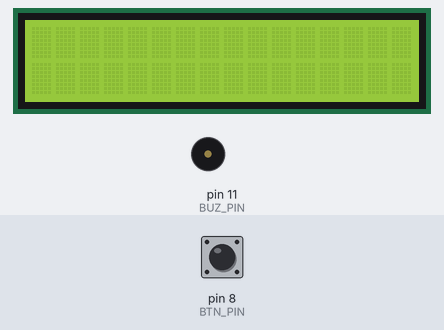
The sketch below on a simulated Arduino Uno, built with avr-gcc and run on an emulated ATmega328P. Shown: 16×2 character LCD, buzzer (waves = sounding). Inputs (shaded band) come from the test bench; at power-on: pin 8 (BTN_PIN) LOW. What the sketch prints to the serial monitor is not drawn.

Above: at 1.2 s.
1.3 s: pin 8 (BTN_PIN) pulled HIGH for 0.15 s
At 2.8 s:
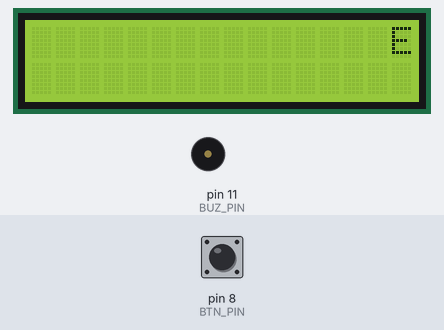
3.3 s: pin 8 (BTN_PIN) pulled HIGH for 1 s
At 5.7 s:
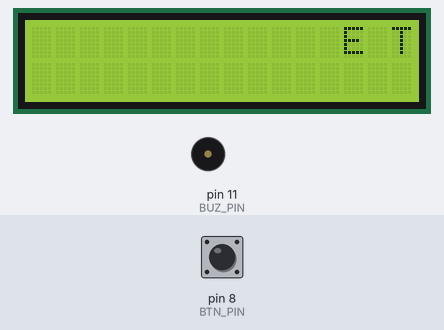
6.2 s: pin 8 (BTN_PIN) pulled HIGH for 0.15 s
At 7.8 s:
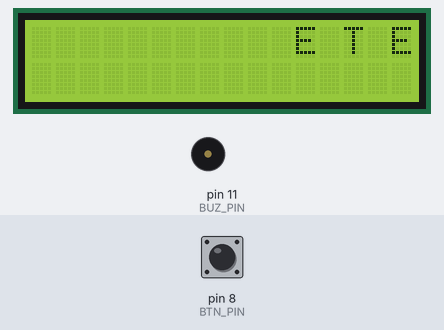
8.2 s: pin 8 (BTN_PIN) pulled HIGH for 3.2 s
At 12.3 s:
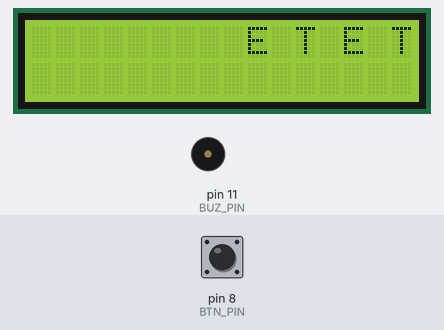
13.3 s: pin 8 (BTN_PIN) pulled HIGH for 0.15 s
At 14.4 s:
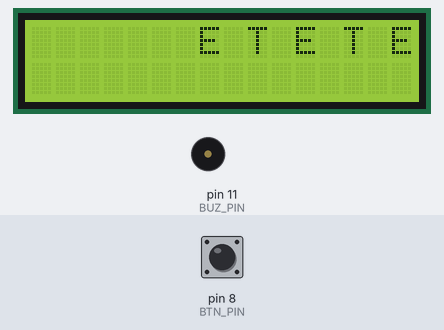
15.3 s: pin 8 (BTN_PIN) pulled HIGH for 1 s
At 17.2 s:
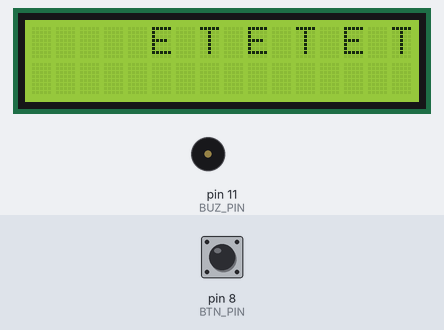
Timing chart, 0 to 18.7 s (numbered marks = the images above; inputs shaded):
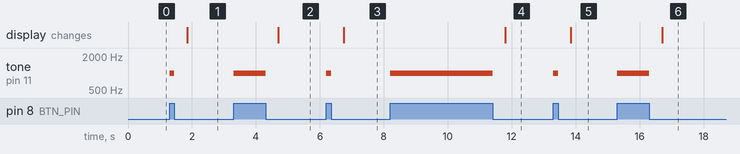

Measured:
- after the input at 1.3 s, tone on pin 11 (BUZ_PIN): silent → 1000 Hz at once, → silent 0.15 s later; the display: changes after 0.55 s (image 1)
- after the input at 3.3 s, tone on pin 11 (BUZ_PIN): silent → 1000 Hz at once, → silent 1.0 s later; the display: changes after 1.4 s (image 2)
- after the input at 6.2 s, tone on pin 11 (BUZ_PIN): silent → 1000 Hz at once, → silent 0.15 s later; the display: changes after 0.55 s (image 3)
- after the input at 8.2 s, tone on pin 11 (BUZ_PIN): silent → 1000 Hz at once, → silent 3.2 s later; the display: changes after 3.6 s (image 4)
- after the input at 13.3 s, tone on pin 11 (BUZ_PIN): silent → 1000 Hz at once, → silent 0.15 s later; the display: changes after 0.55 s (image 5)
- after the input at 15.3 s, tone on pin 11 (BUZ_PIN): silent → 1000 Hz at once, → silent 1.0 s later; the display: changes after 1.4 s (image 6)

The sketch:

MorseKeyboard.ino
```cpp
#include <LiquidCrystal_I2C.h>
#include <SoftwareSerial.h>

#define RX_PIN 5           // bt module TXD pin
#define TX_PIN 6           // bt module RXD pin
#define BTN_PIN 8          // input button pin
#define BUZ_PIN 11         // output buzzer pin
#define DOT_LENGTH 80      // dot length in milliseconds
#define DASH_LENGTH 240    // dash length in milliseconds
#define LETTER_INT 400     // letter interval in milliseconds
#define WORD_INT 600       // word interval in milliseconds
#define DICT_SIZE 94       // size of dictonary

long t3,t4;                // time variables
String code = "---------"; // string in which one alphabet is stored

// Dictonary
String dict[DICT_SIZE] = {".-", "A", "-...", "B", "-.-.", "C", "-..", "D", ".", "E", "..-.", "F", "--.", "G", "....", "H", "..", "I", ".---", "J", "-.-", "K", ".-..", "L", "--", "M",
                          "-.", "N", "---", "O", ".--.", "P", "--.-", "Q", ".-.", "R", "...", "S", "-", "T", "..-", "U", "...-", "V", ".--", "W", "-..-", "X", "-.--", "Y", "--..", "Z",
                          "-----", "0", ".----", "1", "..---", "2", "...--", "3", "....-", "4", ".....", "5", "-....", "6", "--...", "7", "---..", "8", "----.", "9",
                          ".-.-.-", ".", "--..--", ",", "---...", ":", "..--..", "?", "-.-.--", "!", "-...-", "=", "-....-", "-", "-.--.", "(", "-.--.-", ")", "-..-.", "/", ".--.-.", "@"
                         };

LiquidCrystal_I2C lcd(0x3f, 16, 2);
SoftwareSerial bluetooth(RX_PIN, TX_PIN, false);

/*
 * COMPONENT SETUP
 */
void setup() {
  Serial.begin(9600);
  bluetooth.begin(115200);
  pinMode(BUZ_PIN, OUTPUT);
  pinMode(BTN_PIN, INPUT);
  lcd.init();
  lcd.backlight();
  lcd.setCursor(16, 0);
  lcd.autoscroll();
}

/*
 * MAIN LOOP
 */
void loop() {
  while (digitalRead(BTN_PIN) == LOW) {}
  code = "";                                // reset code to blank string
  t3 = millis();
  while(reader()) {}                        // read button input
  translator();                             // function to decipher code into alphabet
  t4 = millis();
}

/*
 * READ INPUT SIGNAL
 */
boolean reader() {
  long t1 = millis();                       // time when button is pressed
  tone(BUZ_PIN, 1000);                      // turn on the buzzer
  while (digitalRead(BTN_PIN) == HIGH) {}
  long t2 = millis();                       // time when button is released
  noTone(BUZ_PIN);                          // turn off the buzzer
  long len = t2 - t1;                       // time for which button is pressed

  if (len >= DASH_LENGTH) code += '-';      // if signal length is equal or more than dash_length, it's a dash
  else if (len >= DOT_LENGTH) code += '.';  // if signal length is equal or more than dot_length, it's a dot

  while ((millis() - t2) < LETTER_INT) {    // if time between inputs is less than letter interval, it's same letter
    if (digitalRead(BTN_PIN) == HIGH) return true;
  }
  return false;                             // if time between inputs is greater than letter interval, it's different letter
}

/*
 * TRANSLATE MORSE TO ALPHABET
 */
void translator() {
  if (code.length() == 0) return;
  int i = 0;
  while (i < DICT_SIZE) {                   // compare input with dictonary
    if (dict[i].equals(code)) {
      if (t4 > 0 && t3-t4 > WORD_INT) {     // if time between input is greater than word interval, print a space
        lcd.print(" ");
        bluetooth.write(" ");
        Serial.print(" ");
      }
      int size = dict[i+1].length() + 1;
      char letter[size];
      dict[i+1].toCharArray(letter, size);  // convert string to char array
      lcd.print(letter);                    // print letter on lcd  screen
      bluetooth.write(letter);              // send letter through bluetooth
      Serial.print(letter);                 // print letter on serial monitor
      break;
    }
    i += 2;
  }
  if (i == DICT_SIZE) Serial.println("<Wrong input>"); // if input code doesn't match any letter, error
}
```
